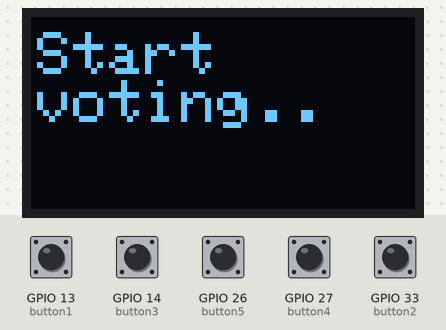
Bench run of a sketch on a simulated ESP32. On the bench: 128×64 one-colour display. The inputs (shaded band) are chosen by the test bench; at power-on: GPIO 13 (button1), GPIO 14 (button3), GPIO 26 (button5), GPIO 27 (button4), GPIO 33 (button2) HIGH.

Above: at 2.1 s.
At 5.2 s:
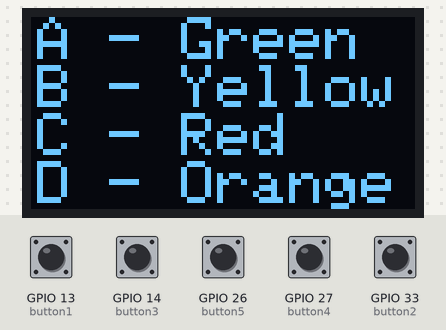
5.3 s: GPIO 26 (button5) pulled LOW for 0.15 s
At 6.2 s:
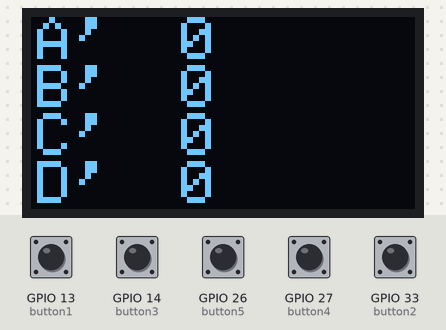
At 11.0 s:
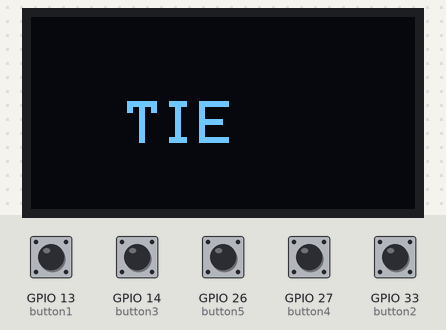
Timing chart, 0 to 12.5 s (numbered marks = the images above; inputs shaded):
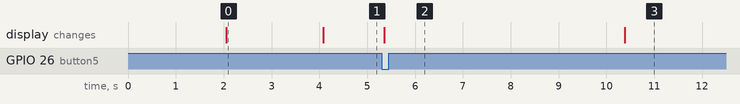

The sketch:

sketch.ino
```cpp
#include <ezButton.h>
#include <Wire.h>
#include <Adafruit_GFX.h>
#include <Adafruit_SSD1306.h>

#define SCREEN_WIDTH 128 // OLED display width, in pixels
#define SCREEN_HEIGHT 64 // OLED display height, in pixels

// Declaration for SSD1306 display connected using software SPI (default case):
Adafruit_SSD1306 oled(SCREEN_WIDTH, SCREEN_HEIGHT, &Wire, -1);

//  button objects
ezButton button1(13);
ezButton button2(33);
ezButton button3(14);
ezButton button4(27);
ezButton button5(26);

int vote1 = 0, vote2 = 0, vote3 = 0, vote4 = 0;

int buttonState = 0;

int flag = 0;

int voting_completed = 0;

void setup()
{
  Serial.begin(9600);

  button1.setDebounceTime(25);
  button2.setDebounceTime(25);
  button3.setDebounceTime(25);
  button4.setDebounceTime(25);
  button5.setDebounceTime(25);

  if (!oled.begin(SSD1306_SWITCHCAPVCC, 0x3C)) {
    Serial.println(F("SSD1306 allocation failed"));
    for (;;);
  };

  delay(2000);         // wait two seconds for initializing
  oled.clearDisplay(); // clear display
  oled.setTextSize(2);         // set text size
  oled.setTextColor(WHITE);    // set text color

  oled.setCursor(2, 5);
  oled.println("Start");       // set position to display
  oled.setCursor(2, 21);
  oled.println("voting..");
  oled.display();             // display on OLED
  delay(2000);
}

void loop() {

  button1.loop();
  button2.loop();
  button3.loop();
  button4.loop();
  button5.loop();

   if (flag == 0) {
   // set text
    oled.clearDisplay(); // clear display
    oled.setTextSize(2);         // set text size
    oled.setTextColor(WHITE);    // set text color

    oled.setCursor(2, 0);       // set position to display
    oled.println("A - Green ");
    oled.setCursor(2, 16);       // set position to display
    oled.println("B - Yellow");
    oled.setCursor(2, 32);       // set position to display
    oled.println("C - Red");     // display on OLED
    oled.setCursor(2, 48);       // set position to display
    oled.println("D - Orange");
    oled.display();
    flag=1;
  }

  if (voting_completed == 0 && flag==1) {
    if (button1.isPressed()) {
      vote1++;
      // Serial.println(vote1);
    }
    else if (button2.isPressed()) {
      vote2++;
      // Serial.println(vote2);
    }
    else if (button3.isPressed()) {
      vote3++;
      // Serial.println(vote3);
    }
    else if (button4.isPressed()) {
      vote4++;
      // Serial.println(vote4);
    }
    else if (button5.isPressed()) {
      voting_completed = 1;
      show_votes();
    }
  }

  delay(10);
}

void show_votes(){
  oled.clearDisplay();
  oled.setTextSize(2);
  oled.setTextColor(WHITE);

  oled.setCursor(2,0);
  oled.print("A'");
  oled.setCursor(50,0);
  oled.print(vote1);

  oled.setCursor(2,16);
  oled.print("B'");
  oled.setCursor(50,16);
  oled.print(vote2);

  oled.setCursor(2,32);
  oled.print("C'");
  oled.setCursor(50,32);
  oled.print(vote3);

  oled.setCursor(2,48);
  oled.print("D'");
  oled.setCursor(50,48);
  oled.print(vote4);

  oled.display();
  delay(5000);

  winner();
}

void winner(){
  oled.clearDisplay();
  oled.setTextSize(2);
  oled.setTextColor(WHITE);
  oled.setCursor(32,28);

  if ((vote1>vote2 && vote1>vote3 && vote1>vote4)){
    oled.print("A WON");
  }
  else if ((vote2>vote1 && vote2>vote3 && vote2>vote4)){
    oled.print("B WON");
  }
  else if ((vote3>vote1 && vote3>vote2 && vote3>vote4)){
    oled.print("C WON");
  }
  else if ((vote4>vote1 && vote4>vote2 && vote4>vote3)){
    oled.print("D WON");
  }
  else {
    oled.print("TIE");
  }

  oled.display();
  delay(1000);
}
```

Measured:
- after the input at 5.3 s, the display: changes after 0.06 s (image 2)
- what the display in image 0 shows lasts 2.0 s, from 2.1 s to 4.1 s
